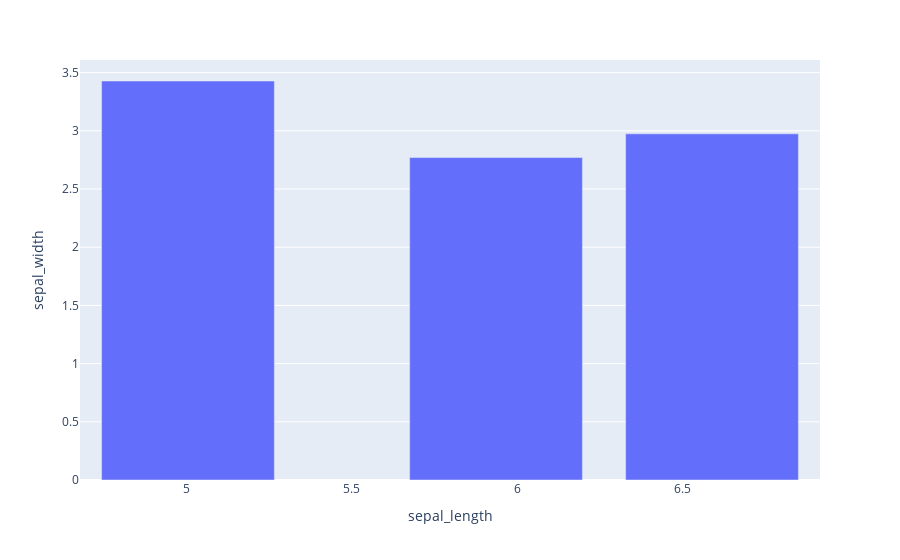

The notebook cell saved with this chart:
### Code cell
#group values based on species and get mean of sepal_length and sepal_width
df_bar=df.groupby('species').mean().reset_index()
fig3= px.bar(df_bar, x='sepal_length', y='sepal_width')
fig3.show()
#save the plot
fig3.write_image('./output/fig3.png', scale=3)

### Figure 1 — Plotly figure (JSON) as saved in the notebook; plotly's stock layout.template omitted (floating-point values rounded to 4 significant figures)
{"data": [{"hovertemplate": "sepal_length=%{x}<br>sepal_width=%{y}<extra></extra>", "legendgroup": "", "marker": {"color": "#636efa", "pattern": {"shape": ""}}, "name": "", "orientation": "v", "showlegend": false, "textposition": "auto", "type": "bar", "x": [5.006, 5.936, 6.588], "xaxis": "x", "y": [3.428, 2.77, 2.974], "yaxis": "y"}], "layout": {"barmode": "relative", "legend": {"tracegroupgap": 0}, "margin": {"t": 60}, "xaxis": {"anchor": "y", "domain": [0, 1], "title": {"text": "sepal_length"}}, "yaxis": {"anchor": "x", "domain": [0, 1], "title": {"text": "sepal_width"}}}}
